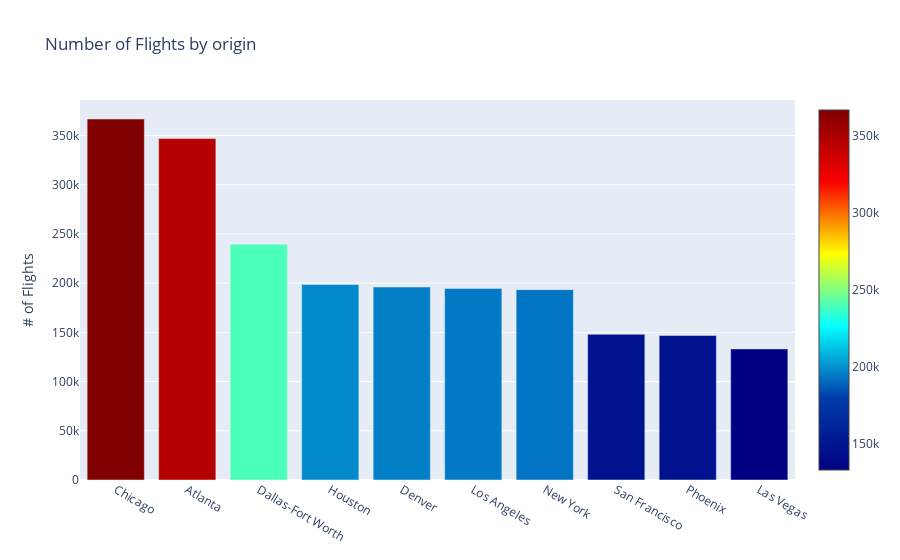

The notebook cell this image was saved under:
### Code cell
trace = go.Bar(x=city.index,
               y=city.values,
               marker=dict(color=city.values, colorscale='Jet',
                           showscale=True))

data = [trace]
layout = go.Layout(title='Number of Flights by origin',
                   yaxis=dict(title='# of Flights'))

fig = go.Figure(data=data, layout=layout)
py.iplot(fig)

### Figure 1 — Plotly figure (JSON) as saved in the notebook; plotly's stock layout.template omitted (floating-point values rounded to 4 significant figures)
{"data": [{"marker": {"color": [366770, 346836, 239551, 198664, 196055, 194673, 193416, 148008, 146815, 133181], "colorscale": [[0, "rgb(0,0,131)"], [0.2, "rgb(0,60,170)"], [0.4, "rgb(5,255,255)"], [0.6, "rgb(255,255,0)"], [0.8, "rgb(250,0,0)"], [1, "rgb(128,0,0)"]], "showscale": true}, "type": "bar", "x": ["Chicago", "Atlanta", "Dallas-Fort Worth", "Houston", "Denver", "Los Angeles", "New York", "San Francisco", "Phoenix", "Las Vegas"], "y": [366770, 346836, 239551, 198664, 196055, 194673, 193416, 148008, 146815, 133181]}], "layout": {"title": {"text": "Number of Flights by origin"}, "yaxis": {"title": {"text": "# of Flights"}}}}
